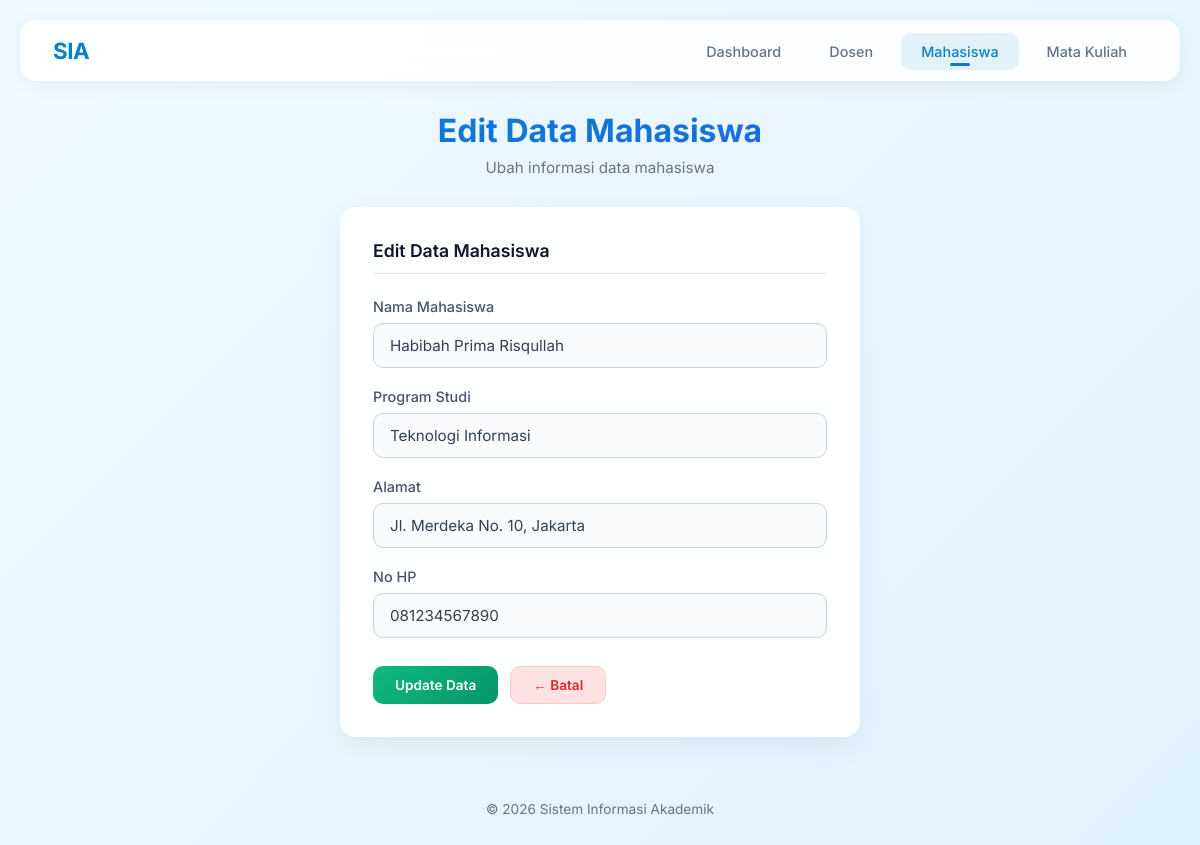
Screenshot of /edit_mahasiswa.php?npm=253307031 with the database file from the repository.
### tables this page shows
CREATE TABLE IF NOT EXISTS t_mahasiswa (
    npm INT PRIMARY KEY,
    namaMhs VARCHAR(50),
    prodi VARCHAR(25),
    alamat VARCHAR(70),
    noHPmhs VARCHAR(25)
);

### edit_mahasiswa.php (the view, shortened to what this page needs)
<?php
  include 'koneksi.php';
  if (isset($_GET['npm'])) {
    $npm = ($_GET["npm"]);
    $query = "SELECT * FROM t_mahasiswa WHERE npm='$npm'";
    $result = mysqli_query($link, $query);
    $data = mysqli_fetch_assoc($result);
  } else {
    header("location:view_mahasiswa.php");
    exit;
  }
?>
<!DOCTYPE html>
<html lang="id">
<head>
    <link rel="stylesheet" href="style.css">
</head>
<body>
    <nav class="navbar">
        <div class="brand">SIA <span>| Sistem Informasi Akademik</span></div>
        <ul class="nav-links">
            <li><a href="index.php">Dashboard</a></li>
            <li><a href="view_dosen.php">Dosen</a></li>
            <li><a href="view_mahasiswa.php" class="active">Mahasiswa</a></li>
            <li><a href="view_matkul.php">Mata Kuliah</a></li>
        </ul>
    </nav>
    <div class="page-header fade-in">
        <h1>Edit Data Mahasiswa</h1>
        <p>Ubah informasi data mahasiswa</p>
    </div>
    <div class="card form-card fade-in">
        <div class="form-title">Edit Data Mahasiswa</div>
        <form action="proses_editmahasiswa.php" method="post">
            <div class="form-group">
                <label for="namaMhs">Nama Mahasiswa</label>
                <input type="text" name="namaMhs" id="namaMhs" value="<?php echo $data['namaMhs']; ?>" required>
            </div>
            <div class="form-group">
                <label for="prodi">Program Studi</label>
                <input type="text" name="prodi" id="prodi" value="<?php echo $data['prodi']; ?>" required>
            </div>
            <div class="form-group">
                <label for="alamat">Alamat</label>
                <input type="text" name="alamat" id="alamat" value="<?php echo $data['alamat']; ?>" required>
            </div>
            <div class="form-group">
                <label for="noHPmhs">No HP</label>
                <input type="tel" name="noHPmhs" id="noHPmhs" value="<?php echo $data['noHPmhs']; ?>" required>
            </div>
            <div class="form-actions">
                <button type="submit" name="edit" class="btn btn-success">Update Data</button>
                <a href="view_mahasiswa.php" class="btn btn-danger">← Batal</a>
            </div>
        </form>
    </div>
    <div class="footer">
        &copy; <?php echo date('Y'); ?> Sistem Informasi Akademik
    </div>
</body>
</html>

### style.css (style rules this page uses)
* { margin: 0; padding: 0; box-sizing: border-box; }
body { font-family: 'Inter', sans-serif; background: linear-gradient(135deg, #f0f9ff 0%, #e0f2fe 100%); min-height: 100vh; color: #334155; padding: 20px; }
.navbar { background: rgba(255, 255, 255, 0.9); backdrop-filter: blur(20px); border: 1px solid rgba(255, 255, 255, 0.5); border-radius: 16px; padding: 16px 32px; margin-bottom: 30px; display: flex; justify-content: space-between; align-items: center; box-shadow: 0 4px 20px rgba(0, 0, 0, 0.05); }
.navbar .brand { font-size: 1.4rem; font-weight: 700; background: linear-gradient(135deg, #0284c7 0%, #2563eb 100%); -webkit-background-clip: text; -webkit-text-fill-color: transparent; background-clip: text; letter-spacing: -0.5px; }
.navbar .brand span { font-weight: 400; opacity: 0.7; }
.nav-links { display: flex; gap: 8px; list-style: none; }
.nav-links a { text-decoration: none; color: #64748b; padding: 10px 20px; border-radius: 10px; font-size: 0.9rem; font-weight: 500; transition: all 0.3s cubic-bezier(0.4, 0, 0.2, 1); position: relative; }
.nav-links a:hover, .nav-links a.active { color: #0284c7; background: rgba(2, 132, 199, 0.1); }
.nav-links a.active::after { content: ''; position: absolute; bottom: 4px; left: 50%; transform: translateX(-50%); width: 20px; height: 3px; background: linear-gradient(135deg, #0284c7, #2563eb); border-radius: 2px; }
.page-header { text-align: center; margin-bottom: 30px; }
.page-header h1 { font-size: 2rem; font-weight: 700; background: linear-gradient(135deg, #0284c7 0%, #2563eb 100%); -webkit-background-clip: text; -webkit-text-fill-color: transparent; background-clip: text; margin-bottom: 8px; }
.page-header p { color: #64748b; font-size: 0.95rem; }
.card { background: rgba(255, 255, 255, 0.95); backdrop-filter: blur(20px); border: 1px solid rgba(255, 255, 255, 0.8); border-radius: 16px; padding: 32px; box-shadow: 0 10px 30px rgba(0, 0, 0, 0.05); max-width: 900px; margin: 0 auto; }
.card.form-card { max-width: 520px; }
.btn { display: inline-flex; align-items: center; gap: 6px; text-decoration: none; padding: 10px 22px; border-radius: 10px; font-family: 'Inter', sans-serif; font-weight: 600; font-size: 0.85rem; cursor: pointer; border: none; transition: all 0.3s cubic-bezier(0.4, 0, 0.2, 1); }
.btn-success { background: linear-gradient(135deg, #10b981 0%, #059669 100%); color: #fff; }
.btn-danger { background: #fee2e2; color: #dc2626; border: 1px solid #fecaca; }
.form-group { margin-bottom: 20px; }
.form-group label { display: block; margin-bottom: 8px; font-weight: 500; font-size: 0.9rem; color: #475569; }
.form-group input[type="text"], .form-group input[type="number"], .form-group input[type="tel"], .form-group select { width: 100%; padding: 12px 16px; border-radius: 10px; border: 1px solid #cbd5e1; background: #f8fafc; color: #334155; font-family: 'Inter', sans-serif; font-size: 0.95rem; outline: none; transition: all 0.3s; }
.form-group input::placeholder { color: #94a3b8; }
.form-title { font-size: 1.1rem; font-weight: 600; color: #0f172a; margin-bottom: 24px; padding-bottom: 12px; border-bottom: 1px solid #e2e8f0; }
.form-actions { display: flex; gap: 12px; margin-top: 28px; }
.footer { text-align: center; padding: 24px; margin-top: 40px; color: #64748b; font-size: 0.85rem; }
.fade-in { animation: fadeIn 0.5s ease; }

### rows the page displays
t_mahasiswa: namaMhs "Habibah Prima Risqullah", prodi "Teknologi Informasi", alamat "Jl. Merdeka No. 10, Jakarta", noHPmhs "081234567890"
